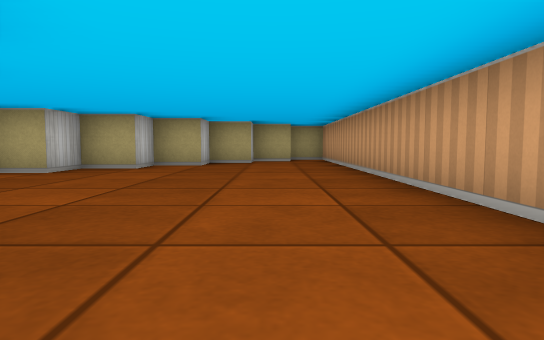
view 1 (above)

13 first-person views from a walk through a cub3D level. The camera is about half as high as the walls, tilts 4° down and sees 75° across. The floor is counted in squares. Each view is taken from the middle of a square. On the plan, view 1 faces up. The plan holds only what a view shows up to about 9 squares ahead; the rest is blank.

view 2
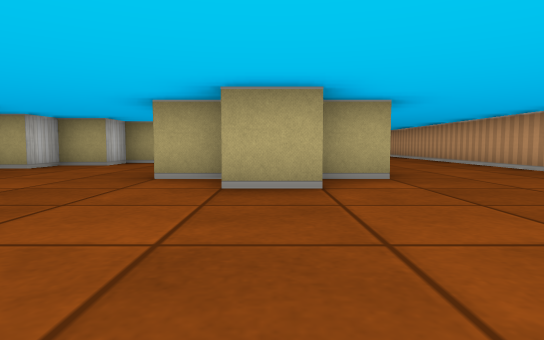

view 3
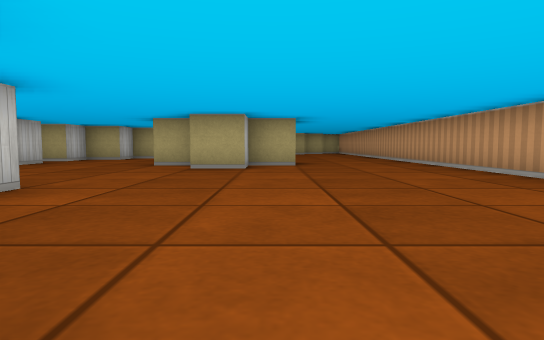

view 4
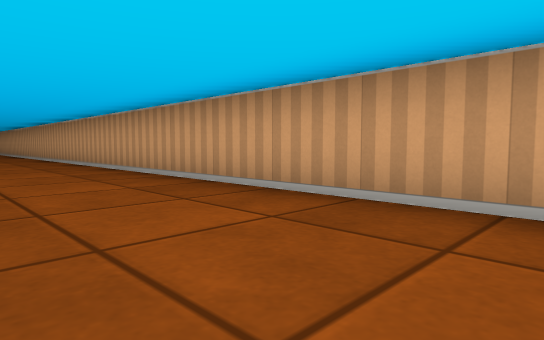

view 5
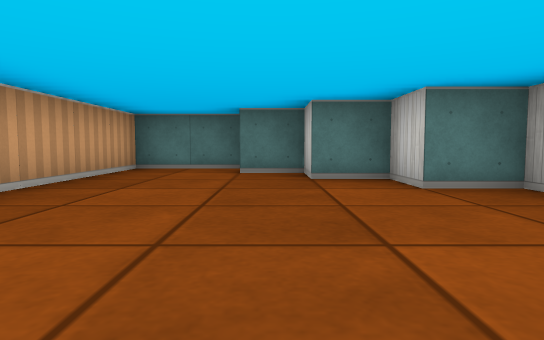

view 6
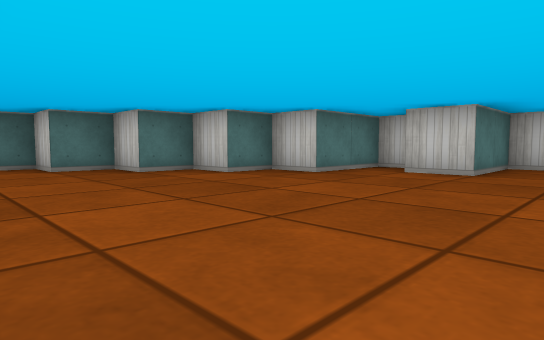

view 7
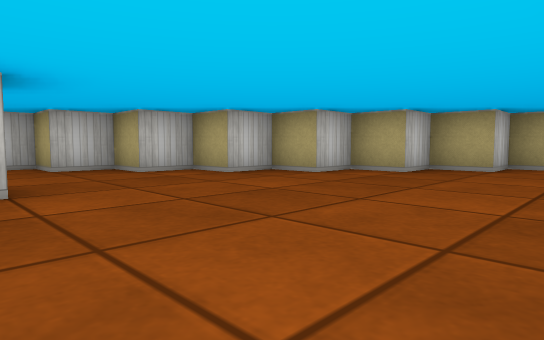

view 8
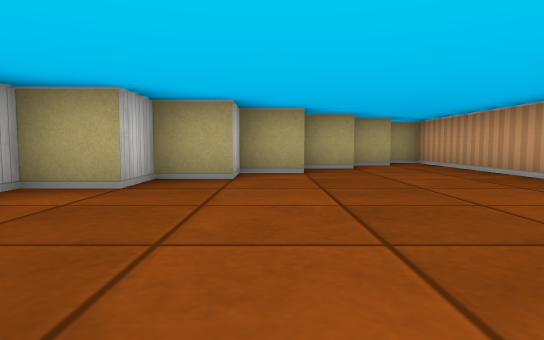

view 9
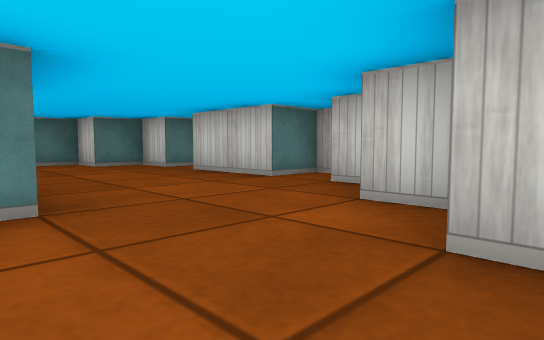

view 10
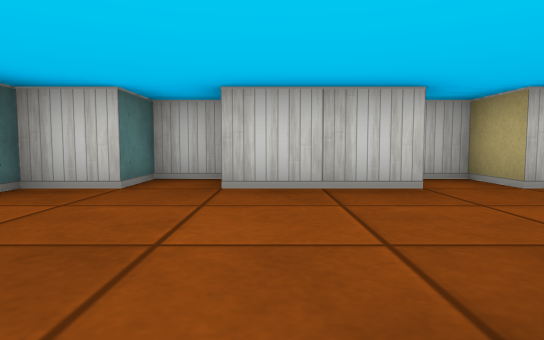

view 11
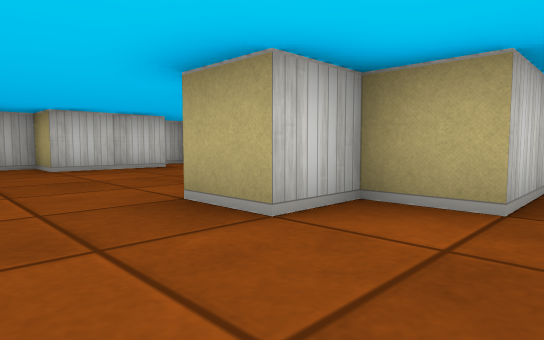

view 12
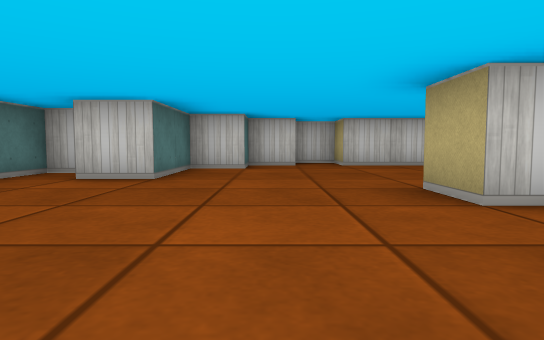

view 13
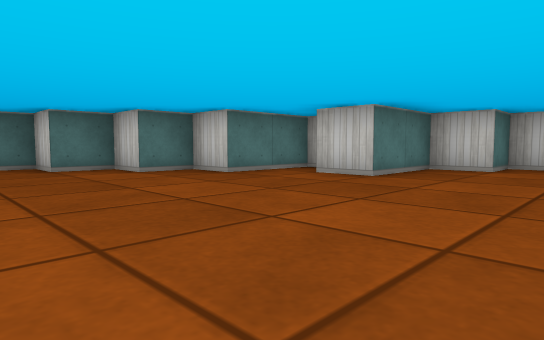

### Floor plan
Points are (right, up) in squares from view 1. A wall is a line through its corners. A room is listed if a view was taken in it or the views show most of it. See-through windows are left out.
Room 1 (views 1, 2, 3, 4, 5, 6, 7, 8, 9, 10, 11, 12, 13)
walls: (-3.6, -0.5) (-4.5, -0.5); (-1.5, 0.9) (-1.5, -0.5) (-2.5, -0.5) (-2.5, -1.5) (-3.5, -1.5); (-5.5, -5.9) (-5.5, -6.5) (-3.5, -6.5) (-3.5, -7.5) (-2.5, -7.5) (-2.5, -8.5) (-1.5, -8.5) (-1.5, -9.5) (-0.5, -9.5) (-0.5, -10.5) (1.5, -10.5) (1.5, 10.5) (0.8, 10.5); (0.6, 9.5) (-0.5, 9.5) (-0.5, 8.5) (-1.5, 8.5) (-1.5, 7.5) (-2.5, 7.5) (-2.5, 6.5) (-3.5, 6.5) (-3.5, 5.5) (-4.5, 5.5) (-4.5, 4.5) (-5.5, 4.5) (-5.5, 3.5) (-6.5, 3.5) (-6.5, 2.5) (-7.5, 2.5) (-7.5, 1.5) (-8.5, 1.5) (-8.5, 0.5) (-7.5, 0.5) (-7.5, -1.5) (-8.5, -1.5) (-8.5, -2.5) (-7.5, -2.5) (-7.5, -3.5) (-6.5, -3.5) (-6.5, -4.5) (-4.5, -4.5) (-4.5, -5.5)

Positions as (right, up) in squares from view 1, and headings:
1: (0, 0), facing up
2: (-3, -5), facing up
3: (-2, -8), facing up
4: (-1, -9), facing up-right
5: (-1, -4), facing down
6: (1, -3), facing down-left
7: (1, 2), facing up-left
8: (-2, 2), facing up
9: (-4, 4), facing down-left
10: (-4, -1), facing left
11: (-1, -3), facing up-left
12: (0, -3), facing left
13: (0, -2), facing down-left
